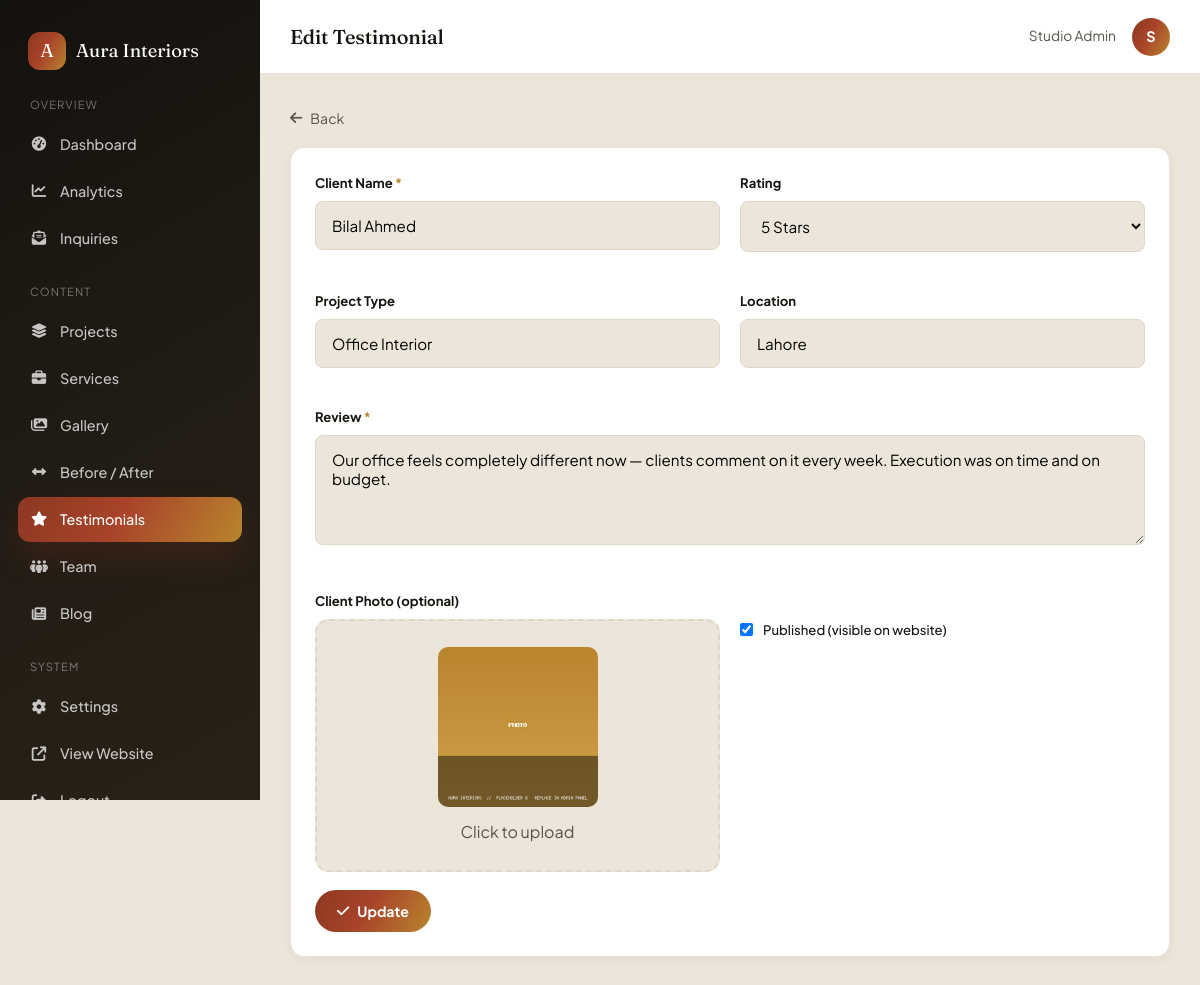
The app's page /admin/testimonial-form.php?id=2 (signed in) with its own data.
### tables this page shows
CREATE TABLE `testimonials` (
  `id` INT UNSIGNED AUTO_INCREMENT PRIMARY KEY,
  `client_name` VARCHAR(150) NOT NULL,
  `review` TEXT NOT NULL,
  `project_type` VARCHAR(120) NULL,
  `location` VARCHAR(120) NULL,
  `rating` TINYINT UNSIGNED NOT NULL DEFAULT 5,
  `photo_path` VARCHAR(255) NULL,
  `is_published` TINYINT(1) NOT NULL DEFAULT 1,
  `sort_order` SMALLINT NOT NULL DEFAULT 0,
  `created_at` DATETIME NOT NULL DEFAULT CURRENT_TIMESTAMP
);

### config/database.php (called while the page is built, shortened)
<?php
function db(): PDO
{
    static $pdo = null;
    if ($pdo instanceof PDO) {
        return $pdo;
    }
    $dsn = 'mysql:host=' . DB_HOST . ';dbname=' . DB_NAME . ';charset=' . DB_CHARSET;
    try {
        $pdo = new PDO($dsn, DB_USER, DB_PASS, [
            PDO::ATTR_ERRMODE            => PDO::ERRMODE_EXCEPTION,
            PDO::ATTR_DEFAULT_FETCH_MODE => PDO::FETCH_ASSOC,
            PDO::ATTR_EMULATE_PREPARES   => false,
        ]);
    } catch (PDOException $e) {
        http_response_code(500);
        if (defined('SITE_ENV') && SITE_ENV === 'local') {
            die('Database connection failed: ' . $e->getMessage());
        }
        die('We are experiencing a temporary issue. Please try again shortly.');
    }
    return $pdo;
}

### includes/functions.php (called while the page is built, shortened)
<?php
function e(?string $value): string
{
    return htmlspecialchars($value ?? '', ENT_QUOTES, 'UTF-8');
}
function asset(string $path): string
{
    return BASE_URL . '/' . ltrim($path, '/');
}
function img(?string $path, string $fallback = 'assets/images/placeholder.jpg'): string
{
    if (empty($path)) {
        return asset($fallback);
    }
    return asset($path);
}

### admin/testimonial-form.php (the view, shortened to what this page needs)
<?php
$id = (int) ($_GET['id'] ?? 0);
$t = ['client_name' => '', 'review' => '', 'project_type' => '', 'location' => '', 'rating' => 5, 'photo_path' => '', 'is_published' => 1];
$isEdit = false;
if ($id) {
    $stmt = db()->prepare('SELECT * FROM testimonials WHERE id = ?');
    $stmt->execute([$id]);
    $found = $stmt->fetch();
    if ($found) { $t = $found; $isEdit = true; }
}
require __DIR__ . '/includes/admin-header.php';
?>
<a href="testimonials.php" style="display:inline-flex;align-items:center;gap:8px;font-size:.88rem;color:var(--ink-soft);margin-bottom:18px"><i class="fa-solid fa-arrow-left"></i> Back</a>
<div class="panel">
  <div class="panel__body">
    <form method="post" enctype="multipart/form-data" class="admin-form">
      <div class="form-grid">
        <div class="form-group">
          <label for="client_name">Client Name <span style="color:var(--accent-2)">*</span></label>
          <input class="form-control" type="text" id="client_name" name="client_name" value="<?= e($t['client_name']) ?>" required>
        </div>
        <div class="form-group">
          <label for="rating">Rating</label>
          <select class="form-control" id="rating" name="rating">
            <?php for ($r = 5; $r >= 1; $r--): ?><option value="<?= $r ?>" <?= (int) $t['rating'] === $r ? 'selected' : '' ?>><?= $r ?> Star<?= $r > 1 ? 's' : '' ?></option><?php endfor; ?>
          </select>
        </div>
        <div class="form-group">
          <label for="project_type">Project Type</label>
          <input class="form-control" type="text" id="project_type" name="project_type" value="<?= e($t['project_type']) ?>" placeholder="e.g. Residential — House">
        </div>
        <div class="form-group">
          <label for="location">Location</label>
          <input class="form-control" type="text" id="location" name="location" value="<?= e($t['location']) ?>" placeholder="e.g. Islamabad">
        </div>
        <div class="form-group full">
          <label for="review">Review <span style="color:var(--accent-2)">*</span></label>
          <textarea class="form-control" id="review" name="review" rows="4" required><?= e($t['review']) ?></textarea>
        </div>
        <div class="form-group">
          <label>Client Photo (optional)</label>
          <div class="image-upload-box" onclick="document.getElementById('photo').click()">
            <img src="<?= e(img($t['photo_path'], 'assets/images/avatar-placeholder.jpg')) ?>" alt="">
            <p>Click to upload</p>
          </div>
        </div>
        <div class="form-group">
          <label>&nbsp;</label>
          <label style="display:flex;align-items:center;gap:10px;font-weight:500">
            <input type="checkbox" name="is_published" value="1" <?= $t['is_published'] ? 'checked' : '' ?>> Published (visible on website)
          </label>
        </div>
      </div>
      <button type="submit" class="btn--admin"><i class="fa-solid fa-check"></i> <?= $isEdit ? 'Update' : 'Create' ?></button>
    </form>
  </div>
</div>
<?php require __DIR__ . '/includes/admin-footer.php'; ?>

### assets/css/style.css (style rules this page uses)
:root { --bg: #F5F2EC; --surface: #FFFFFF; --surface-2: #ECE6DA; --surface-tint: #F1ECE1; --ink: #17140F; --ink-soft: #57534A; --ink-faint: #8C877C; --line: #DED6C6; --line-soft: #EAE4D8; --accent-1: #A8432A; --accent-2: #B9852D; --accent-3: #2F4A3E; --accent-4: #D2A24C; --gradient-brand: linear-gradient(120deg, #8C3822 0%, #A8432A 45%, #B9852D 100%); --gradient-brand-soft: linear-gradient(135deg, rgba(168,67,42,.10), rgba(185,133,45,.10)); --gradient-surface: linear-gradient(160deg, #FFFFFF 0%, #FBF8F2 55%, #F7F1E4 100%); --gradient-dark: linear-gradient(150deg, #14120E 0%, #211C15 55%, #2A2116 100%); --gradient-line: linear-gradient(90deg, var(--accent-1), var(--accent-2), var(--accent-4)); --shadow-sm: 0 2px 10px rgba(23,20,15,.06); --shadow-md: 0 10px 26px rgba(23,20,15,.09); --shadow-lg: 0 22px 50px rgba(23,20,15,.16); --shadow-glow: 0 16px 34px rgba(140,56,34,.24); --radius-sm: 8px; --radius-md: 14px; --radius-lg: 20px; --radius-pill: 999px; --font-display: 'Fraunces', 'Georgia', serif; --font-body: 'Plus Jakarta Sans', -apple-system, BlinkMacSystemFont, 'Segoe UI', sans-serif; --container: 1240px; --header-h: 80px; }
*,*::before,*::after { box-sizing:border-box; margin:0; padding:0; }
html { scroll-behavior:smooth; }
body { font-family: var(--font-body); background: var(--bg); color: var(--ink); line-height:1.6; font-size:16px; -webkit-font-smoothing:antialiased; overflow-x:hidden; }
img { max-width:100%; display:block; }
a { color:inherit; text-decoration:none; }
button { font-family:inherit; cursor:pointer; }
input,textarea,select { font-family:inherit; font-size:1rem; }
p { color:var(--ink-soft); }
.form-grid { display:grid; grid-template-columns:1fr 1fr; gap:18px; }
.form-group { margin-bottom:18px; }
.form-group.full { grid-column:1/-1; }
.form-group label { display:block; font-size:.82rem; font-weight:600; margin-bottom:8px; color:var(--ink); }
.form-control { width:100%; padding:14px 16px; border-radius:var(--radius-sm); border:1.5px solid var(--line); background:var(--surface-2); font-size:.95rem; transition:border-color .25s ease, background .25s ease; }
textarea.form-control { resize:vertical; min-height:110px; }

### assets/css/admin.css (style rules this page uses)
body.admin-body { background: var(--surface-2); min-height:100vh; }
.panel { background:var(--surface); border-radius:var(--radius-md); border:1px solid var(--line-soft); box-shadow:var(--shadow-sm); margin-bottom:26px; }
.panel__body { padding:24px; }
.admin-form .form-grid { display:grid; grid-template-columns:1fr 1fr; gap:20px; }
.admin-form .form-group label { font-size:.82rem; font-weight:700; color:var(--ink); }
.admin-form .form-control { background:var(--surface-2); }
.image-upload-box { border:2px dashed var(--line); border-radius:var(--radius-md); padding:26px; text-align:center; background:var(--surface-2); cursor:pointer; transition:border-color .2s ease; }
.image-upload-box img { max-height:160px; border-radius:10px; margin:0 auto 12px; }
.btn--admin { background:var(--gradient-brand); color:#fff; border:none; padding:12px 22px; border-radius:var(--radius-pill); font-weight:700; font-size:.88rem; display:inline-flex; align-items:center; gap:8px; }

### records on screen
testimonials: client_name "Bilal Ahmed", rating "5 Stars", project_type "Office Interior", location "Lahore", review "Our office feels completely different now — clients comment on it every week. Execution was on time and on budget.", is_published "☑"

### other values on screen
setting('company_name') "Aura Interiors"
$adminPageTitle "Edit Testimonial"
$currentAdmin['name'] "Studio Admin"
substr($currentAdmin['name'], 0, 1) "S"
